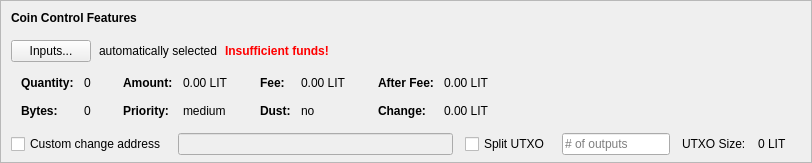
    <widget class="QFrame" name="frameCoinControl">
     <property name="sizePolicy">
      <sizepolicy hsizetype="Expanding" vsizetype="Expanding">
       <horstretch>0</horstretch>
       <verstretch>0</verstretch>
      </sizepolicy>
     </property>
     <property name="maximumSize">
      <size>
       <width>16777215</width>
       <height>16777215</height>
      </size>
     </property>
     <property name="frameShape">
      <enum>QFrame::StyledPanel</enum>
     </property>
     <property name="frameShadow">
      <enum>QFrame::Sunken</enum>
     </property>
     <layout class="QVBoxLayout" name="verticalLayoutCoinControl2">
      <property name="spacing">
       <number>0</number>
      </property>
      <property name="leftMargin">
       <number>0</number>
      </property>
      <property name="topMargin">
       <number>0</number>
      </property>
      <property name="rightMargin">
       <number>0</number>
      </property>
      <property name="bottomMargin">
       <number>6</number>
      </property>
      <item>
       <layout class="QVBoxLayout" name="verticalLayoutCoinControl" stretch="0,0,0,0,1">
        <property name="spacing">
         <number>0</number>
        </property>
        <property name="leftMargin">
         <number>10</number>
        </property>
        <property name="topMargin">
         <number>10</number>
        </property>
        <item>
         <layout class="QHBoxLayout" name="horizontalLayoutCoinControl1">
          <property name="bottomMargin">
           <number>15</number>
          </property>
          <item>
           <widget class="QLabel" name="labelCoinControlFeatures">
            <property name="sizePolicy">
             <sizepolicy hsizetype="Preferred" vsizetype="Maximum">
              <horstretch>0</horstretch>
              <verstretch>0</verstretch>
             </sizepolicy>
            </property>
            <property name="font">
             <font>
              <weight>75</weight>
              <bold>true</bold>
             </font>
            </property>
            <property name="styleSheet">
             <string notr="true">font-weight:bold;</string>
            </property>
            <property name="text">
             <string>Coin Control Features</string>
            </property>
           </widget>
          </item>
         </layout>
        </item>
        <item>
         <layout class="QHBoxLayout" name="horizontalLayoutCoinControl2" stretch="0,0,0,0">
          <property name="spacing">
           <number>8</number>
          </property>
          <property name="bottomMargin">
           <number>10</number>
          </property>
          <item>
           <widget class="QPushButton" name="pushButtonCoinControl">
            <property name="styleSheet">
             <string notr="true"/>
            </property>
            <property name="text">
             <string>Inputs...</string>
            </property>
            <property name="autoDefault">
             <bool>false</bool>
            </property>
           </widget>
          </item>
          <item>
           <widget class="QLabel" name="labelCoinControlAutomaticallySelected">
            <property name="text">
             <string>automatically selected</string>
            </property>
            <property name="margin">
             <number>5</number>
            </property>
           </widget>
          </item>
          <item>
           <widget class="QLabel" name="labelCoinControlInsuffFunds">
            <property name="font">
             <font>
              <weight>75</weight>
              <bold>true</bold>
             </font>
            </property>
            <property name="styleSheet">
             <string notr="true">color:red;font-weight:bold;</string>
            </property>
            <property name="text">
             <string>Insufficient funds!</string>
            </property>
            <property name="margin">
             <number>5</number>
            </property>
           </widget>
          </item>
          <item>
           <spacer name="horizontalSpacerCoinControl">
            <property name="orientation">
             <enum>Qt::Horizontal</enum>
            </property>
            <property name="sizeHint" stdset="0">
             <size>
              <width>40</width>
              <height>1</height>
             </size>
            </property>
           </spacer>
          </item>
         </layout>
        </item>
        <item>
         <widget class="QWidget" name="widgetCoinControl" native="true">
          <property name="sizePolicy">
           <sizepolicy hsizetype="Preferred" vsizetype="Preferred">
            <horstretch>0</horstretch>
            <verstretch>0</verstretch>
           </sizepolicy>
          </property>
          <property name="minimumSize">
           <size>
            <width>0</width>
            <height>0</height>
           </size>
          </property>
          <property name="styleSheet">
           <string notr="true"/>
          </property>
          <layout class="QHBoxLayout" name="horizontalLayoutCoinControl5">
           <property name="leftMargin">
            <number>0</number>
           </property>
           <property name="topMargin">
            <number>0</number>
           </property>
           <property name="rightMargin">
            <number>0</number>
           </property>
           <property name="bottomMargin">
            <number>0</number>
           </property>
           <item>
            <layout class="QHBoxLayout" name="horizontalLayoutCoinControl3" stretch="0,0,0,1">
             <property name="spacing">
              <number>20</number>
             </property>
             <property name="topMargin">
              <number>0</number>
             </property>
             <property name="bottomMargin">
              <number>10</number>
             </property>
             <item>
              <layout class="QFormLayout" name="formLayoutCoinControl1">
               <property name="horizontalSpacing">
                <number>10</number>
               </property>
               <property name="verticalSpacing">
                <number>14</number>
               </property>
               <property name="leftMargin">
                <number>10</number>
               </property>
               <property name="topMargin">
                <number>4</number>
               </property>
               <property name="rightMargin">
                <number>6</number>
               </property>
               <item row="0" column="0">
                <widget class="QLabel" name="labelCoinControlQuantityText">
                 <property name="font">
                  <font>
                   <weight>75</weight>
                   <bold>true</bold>
                  </font>
                 </property>
                 <property name="text">
                  <string>Quantity:</string>
                 </property>
                 <property name="margin">
                  <number>0</number>
                 </property>
                </widget>
               </item>
               <item row="0" column="1">
                <widget class="QLabel" name="labelCoinControlQuantity">
                 <property name="cursor">
                  <cursorShape>IBeamCursor</cursorShape>
                 </property>
                 <property name="contextMenuPolicy">
                  <enum>Qt::ActionsContextMenu</enum>
                 </property>
                 <property name="text">
                  <string notr="true">0</string>
                 </property>
                 <property name="margin">
                  <number>0</number>
                 </property>
                 <property name="textInteractionFlags">
                  <set>Qt::LinksAccessibleByMouse|Qt::TextSelectableByKeyboard|Qt::TextSelectableByMouse</set>
                 </property>
                </widget>
               </item>
               <item row="1" column="0">
                <widget class="QLabel" name="labelCoinControlBytesText">
                 <property name="font">
                  <font>
                   <weight>75</weight>
                   <bold>true</bold>
                  </font>
                 </property>
                 <property name="text">
                  <string>Bytes:</string>
                 </property>
                </widget>
               </item>
               <item row="1" column="1">
                <widget class="QLabel" name="labelCoinControlBytes">
                 <property name="cursor">
                  <cursorShape>IBeamCursor</cursorShape>
                 </property>
                 <property name="contextMenuPolicy">
                  <enum>Qt::ActionsContextMenu</enum>
                 </property>
                 <property name="text">
                  <string notr="true">0</string>
                 </property>
                 <property name="textInteractionFlags">
                  <set>Qt::LinksAccessibleByMouse|Qt::TextSelectableByKeyboard|Qt::TextSelectableByMouse</set>
                 </property>
                </widget>
               </item>
              </layout>
             </item>
             <item>
              <layout class="QFormLayout" name="formLayoutCoinControl2">
               <property name="horizontalSpacing">
                <number>10</number>
               </property>
               <property name="verticalSpacing">
                <number>14</number>
               </property>
               <property name="leftMargin">
                <number>6</number>
               </property>
               <property name="topMargin">
                <number>4</number>
               </property>
               <property name="rightMargin">
                <number>6</number>
               </property>
               <item row="0" column="0">
                <widget class="QLabel" name="labelCoinControlAmountText">
                 <property name="font">
                  <font>
                   <weight>75</weight>
                   <bold>true</bold>
                  </font>
                 </property>
                 <property name="text">
                  <string>Amount:</string>
                 </property>
                 <property name="margin">
                  <number>0</number>
                 </property>
                </widget>
               </item>
               <item row="0" column="1">
                <widget class="QLabel" name="labelCoinControlAmount">
                 <property name="cursor">
                  <cursorShape>IBeamCursor</cursorShape>
                 </property>
                 <property name="contextMenuPolicy">
                  <enum>Qt::ActionsContextMenu</enum>
                 </property>
                 <property name="text">
                  <string notr="true">0.00 LIT</string>
                 </property>
                 <property name="textInteractionFlags">
                  <set>Qt::LinksAccessibleByMouse|Qt::TextSelectableByKeyboard|Qt::TextSelectableByMouse</set>
                 </property>
                </widget>
               </item>
               <item row="1" column="0">
                <widget class="QLabel" name="labelCoinControlPriorityText">
                 <property name="font">
                  <font>
                   <weight>75</weight>
                   <bold>true</bold>
                  </font>
                 </property>
                 <property name="text">
                  <string>Priority:</string>
                 </property>
                </widget>
               </item>
               <item row="1" column="1">
                <widget class="QLabel" name="labelCoinControlPriority">
                 <property name="cursor">
                  <cursorShape>IBeamCursor</cursorShape>
                 </property>
                 <property name="contextMenuPolicy">
                  <enum>Qt::ActionsContextMenu</enum>
                 </property>
                 <property name="text">
                  <string>medium</string>
                 </property>
                 <property name="textInteractionFlags">
                  <set>Qt::LinksAccessibleByMouse|Qt::TextSelectableByKeyboard|Qt::TextSelectableByMouse</set>
                 </property>
                </widget>
               </item>
              </layout>
             </item>
             <item>
              <layout class="QFormLayout" name="formLayoutCoinControl3">
               <property name="horizontalSpacing">
                <number>10</number>
               </property>
               <property name="verticalSpacing">
                <number>14</number>
               </property>
               <property name="leftMargin">
                <number>6</number>
               </property>
               <property name="topMargin">
                <number>4</number>
               </property>
               <property name="rightMargin">
                <number>6</number>
               </property>
               <item row="0" column="0">
                <widget class="QLabel" name="labelCoinControlFeeText">
                 <property name="font">
                  <font>
                   <weight>75</weight>
                   <bold>true</bold>
                  </font>
                 </property>
                 <property name="text">
                  <string>Fee:</string>
                 </property>
                 <property name="margin">
                  <number>0</number>
                 </property>
                </widget>
               </item>
               <item row="0" column="1">
                <widget class="QLabel" name="labelCoinControlFee">
                 <property name="cursor">
                  <cursorShape>IBeamCursor</cursorShape>
                 </property>
                 <property name="contextMenuPolicy">
                  <enum>Qt::ActionsContextMenu</enum>
                 </property>
                 <property name="text">
                  <string notr="true">0.00 LIT</string>
                 </property>
                 <property name="textInteractionFlags">
                  <set>Qt::LinksAccessibleByMouse|Qt::TextSelectableByKeyboard|Qt::TextSelectableByMouse</set>
                 </property>
                </widget>
               </item>
               <item row="1" column="0">
                <widget class="QLabel" name="labelCoinControlLowOutputText">
                 <property name="font">
                  <font>
                   <weight>75</weight>
                   <bold>true</bold>
                  </font>
                 </property>
                 <property name="text">
                  <string>Dust:</string>
                 </property>
                </widget>
               </item>
               <item row="1" column="1">
                <widget class="QLabel" name="labelCoinControlLowOutput">
                 <property name="cursor">
                  <cursorShape>IBeamCursor</cursorShape>
                 </property>
                 <property name="contextMenuPolicy">
                  <enum>Qt::ActionsContextMenu</enum>
                 </property>
                 <property name="text">
                  <string>no</string>
                 </property>
                 <property name="textInteractionFlags">
                  <set>Qt::LinksAccessibleByMouse|Qt::TextSelectableByKeyboard|Qt::TextSelectableByMouse</set>
                 </property>
                </widget>
               </item>
              </layout>
             </item>
             <item>
              <layout class="QFormLayout" name="formLayoutCoinControl4">
               <property name="horizontalSpacing">
                <number>10</number>
               </property>
               <property name="verticalSpacing">
                <number>14</number>
               </property>
               <property name="leftMargin">
                <number>6</number>
               </property>
               <property name="topMargin">
                <number>4</number>
               </property>
               <property name="rightMargin">
                <number>6</number>
               </property>
               <item row="0" column="0">
                <widget class="QLabel" name="labelCoinControlAfterFeeText">
                 <property name="font">
                  <font>
                   <weight>75</weight>
                   <bold>true</bold>
                  </font>
                 </property>
                 <property name="text">
                  <string>After Fee:</string>
                 </property>
                 <property name="margin">
                  <number>0</number>
                 </property>
                </widget>
               </item>
               <item row="0" column="1">
                <widget class="QLabel" name="labelCoinControlAfterFee">
                 <property name="cursor">
                  <cursorShape>IBeamCursor</cursorShape>
                 </property>
                 <property name="contextMenuPolicy">
                  <enum>Qt::ActionsContextMenu</enum>
                 </property>
                 <property name="text">
                  <string notr="true">0.00 LIT</string>
                 </property>
                 <property name="textInteractionFlags">
                  <set>Qt::LinksAccessibleByMouse|Qt::TextSelectableByKeyboard|Qt::TextSelectableByMouse</set>
                 </property>
                </widget>
               </item>
               <item row="1" column="0">
                <widget class="QLabel" name="labelCoinControlChangeText">
                 <property name="font">
                  <font>
                   <weight>75</weight>
                   <bold>true</bold>
                  </font>
                 </property>
                 <property name="text">
                  <string>Change:</string>
                 </property>
                </widget>
               </item>
               <item row="1" column="1">
                <widget class="QLabel" name="labelCoinControlChange">
                 <property name="cursor">
                  <cursorShape>IBeamCursor</cursorShape>
                 </property>
                 <property name="contextMenuPolicy">
                  <enum>Qt::ActionsContextMenu</enum>
                 </property>
                 <property name="text">
                  <string notr="true">0.00 LIT</string>
                 </property>
                 <property name="textInteractionFlags">
                  <set>Qt::LinksAccessibleByMouse|Qt::TextSelectableByKeyboard|Qt::TextSelectableByMouse</set>
                 </property>
                </widget>
               </item>
              </layout>
             </item>
            </layout>
           </item>
          </layout>
         </widget>
        </item>
        <item>
         <layout class="QHBoxLayout" name="horizontalLayoutCoinControl4" stretch="0,0,0,0,0,0,0">
          <property name="spacing">
           <number>12</number>
          </property>
          <property name="sizeConstraint">
           <enum>QLayout::SetDefaultConstraint</enum>
          </property>
          <property name="topMargin">
           <number>5</number>
          </property>
          <property name="rightMargin">
           <number>5</number>
          </property>
          <item>
           <widget class="QCheckBox" name="checkBoxCoinControlChange">
            <property name="toolTip">
             <string>If this is activated, but the change address is empty or invalid, change will be sent to a newly generated address.</string>
            </property>
            <property name="text">
             <string>Custom change address</string>
            </property>
           </widget>
          </item>
          <item>
           <widget class="QValidatedLineEdit" name="lineEditCoinControlChange">
            <property name="enabled">
             <bool>false</bool>
            </property>
            <property name="sizePolicy">
             <sizepolicy hsizetype="Expanding" vsizetype="Fixed">
              <horstretch>0</horstretch>
              <verstretch>0</verstretch>
             </sizepolicy>
            </property>
           </widget>
          </item>
          <item>
           <widget class="QCheckBox" name="splitBlockCheckBox">
            <property name="text">
             <string>Split UTXO</string>
            </property>
           </widget>
          </item>
          <item>
           <widget class="QLineEdit" name="splitBlockLineEdit">
            <property name="sizePolicy">
             <sizepolicy hsizetype="Fixed" vsizetype="Fixed">
              <horstretch>50</horstretch>
              <verstretch>0</verstretch>
             </sizepolicy>
            </property>
            <property name="placeholderText">
             <string># of outputs</string>
            </property>
           </widget>
          </item>
          <item>
           <widget class="QLabel" name="labelBlockSizeText">
            <property name="text">
             <string>UTXO Size:</string>
            </property>
           </widget>
          </item>
          <item>
           <widget class="QLabel" name="labelBlockSize">
            <property name="text">
             <string>0 LIT</string>
            </property>
           </widget>
          </item>
          <item>
           <widget class="QLabel" name="labelCoinControlChangeLabel">
            <property name="sizePolicy">
             <sizepolicy hsizetype="Preferred" vsizetype="Expanding">
              <horstretch>0</horstretch>
              <verstretch>0</verstretch>
             </sizepolicy>
            </property>
            <property name="minimumSize">
             <size>
              <width>0</width>
              <height>0</height>
             </size>
            </property>
            <property name="text">
             <string/>
            </property>
            <property name="margin">
             <number>3</number>
            </property>
           </widget>
          </item>
         </layout>
        </item>
        <item>
         <spacer name="verticalSpacerCoinControl">
          <property name="orientation">
           <enum>Qt::Vertical</enum>
          </property>
          <property name="sizeHint" stdset="0">
           <size>
            <width>800</width>
            <height>1</height>
           </size>
          </property>
         </spacer>
        </item>
       </layout>
      </item>
     </layout>
    </widget>
